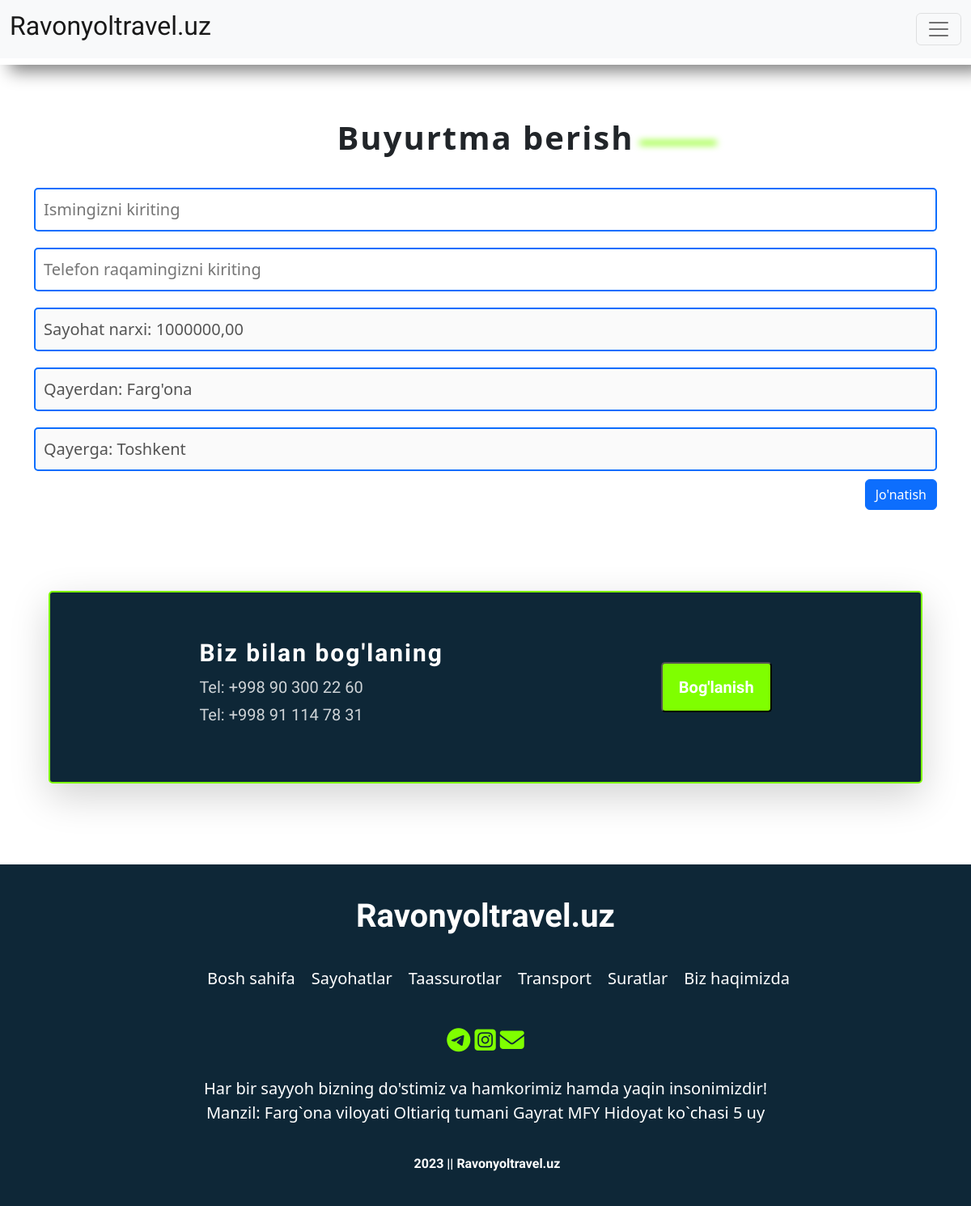
/new-order/15 (signed in), run on an earlier commit of the app's database.
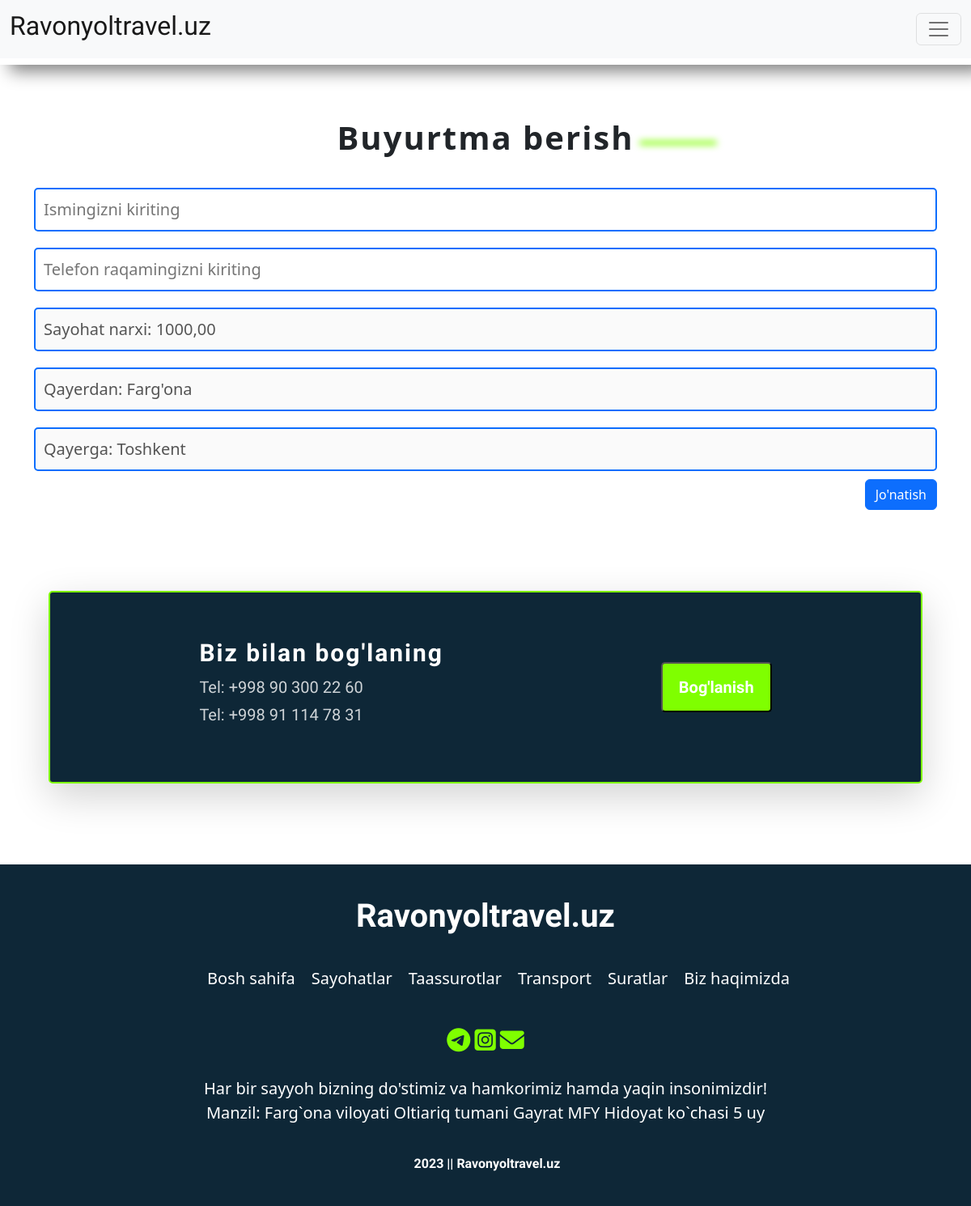
And on a later commit of the database.
### mainapp/models.py (models this page shows)
class Travel(models.Model):
    qayerdan = models.CharField(max_length=50, verbose_name="Qayerdan:")
    qayerga = models.CharField(max_length=50, verbose_name="Qayerga:")
    picture = models.ImageField(blank=True, verbose_name="Rasmni joylang:")
    qisqa_mal = models.TextField(verbose_name="Qisqacha ma'lumot:")
    davomiyligi = models.CharField(max_length=20, verbose_name="Sayohat davomiyligi:")
    narxi = models.DecimalField(max_digits=50, decimal_places=2, verbose_name="Sayohat narxi")
    toliq_mal = RichTextField(verbose_name="To'liq ma'lumot:")
    def __str__(self):
        return f'Sayohat {self.id} - {self.qayerdan} - {self.qayerga}'
    class Meta:
        verbose_name = "Sayohat"
        verbose_name_plural = "Sayohatlar"

### mainapp/views.py (the view, shortened to what this page needs)
# urls.py: path('new-order/<int:pk>', make_new_order, name='modal'),
def make_new_order(request, pk):
    status = -1
    place = Travel.objects.get(pk=pk)
    user = get_or_create_user(request)
    order = Order.objects.filter(user=user).filter(place=place).first()
    if order is not None:
        status = 0
    context = {
        'object': place,
        'status': status
    }
    return render(request, 'modal.html', context)

### mainapp/views.py (called while the page is built)
def get_or_create_user(request):
    user = request.session.get('user')
    if not user:
        user = str(uuid4())
        request.session['user'] = user
    user, _ = User.objects.get_or_create(username=user)
    return user

### templates/modal.html (shortened to what this page needs)
{% extends "base.html" %}
{% block content %}
    <div class="container modal-div">
        <div class="title">
            {% if status == 1 %}
                <p class="text-center text-success h2">Buyurtma muaffaqiyatli qo'shildi!</p>
            {% elif status == 0 %}
                <p class="text-center text-danger h2">Siz allaqachon buyurtma qilgansiz!</p>
            {% else %}
                <h1>Buyurtma berish<span class="blur-line"></span></h1>
            {% endif %}
        </div>
        <form action="" method="post"> {% csrf_token %}
            <div class="modal-body">
                <div class="form">
                    <input type="text" name="name" placeholder="Ismingizni kiriting" required autocomplete="off"
                           id="name">
                    <input type="number" name="phone_number" placeholder="Telefon raqamingizni kiriting" required
                           autocomplete="off" id="number">
                    <input type="text" name="number" placeholder="Sayohat narxi"
                           value="Sayohat narxi: {{ object.narxi }}" disabled readonly>
                    <input type="text" name="qayerdan" value="Qayerdan: {{ object.qayerdan }}" id="qayerdan" disabled
                           readonly>
                    <input type="text" name="qayerga" value="Qayerga: {{ object.qayerga }}" id="qayerga" disabled
                           readonly>
                </div>
            </div>
            <div class="modal-footer">
                <button type="submit" class="btn btn-primary ml-2" value="" id="btn">Jo'natish</button>
            </div>
        </form>
    </div>
{% endblock content %}

What changed in the data, as far as the page shows it:
changed Travel "Qayerdan: Farg'ona": number "Sayohat narxi: 1000000,00" → "Sayohat narxi: 1000,00"
